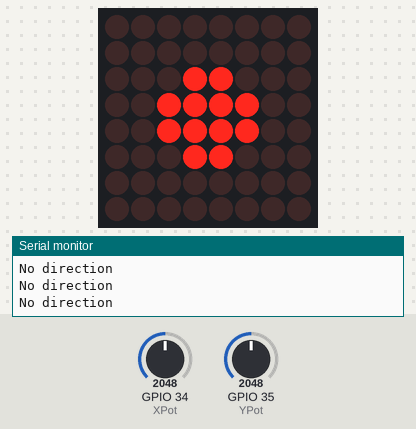
Simulated run of this sketch. Board: ESP32. On the bench: 8×8 LED matrix, the last lines printed to the serial monitor. Inputs (shaded band) come from the test bench; at power-on: GPIO 34 (XPot) = 2048, GPIO 35 (YPot) = 2048.

Above: at 1.2 s.
1.3 s: GPIO 34 (XPot) set to 2926
2.8 s: GPIO 34 (XPot) set to 3060
At 3.6 s:
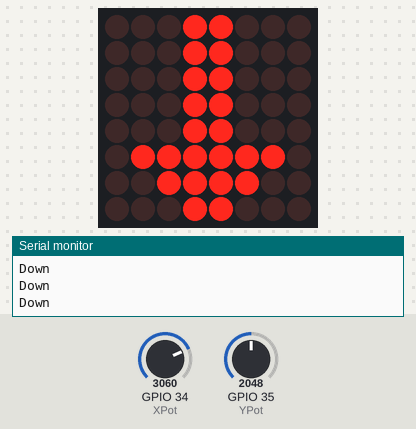
4.3 s: GPIO 35 (YPot) set to 2996
5.8 s: GPIO 35 (YPot) set to 3112
At 7.0 s:
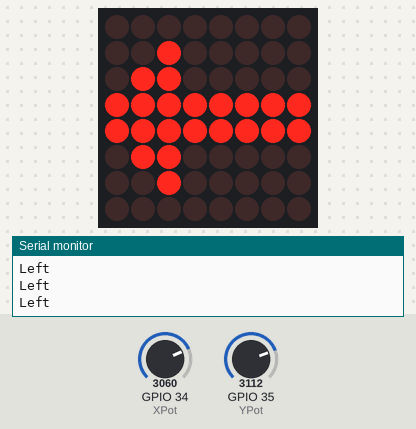
7.3 s: GPIO 34 (XPot) set to 1039
8.8 s: GPIO 34 (XPot) set to 939
At 9.6 s:
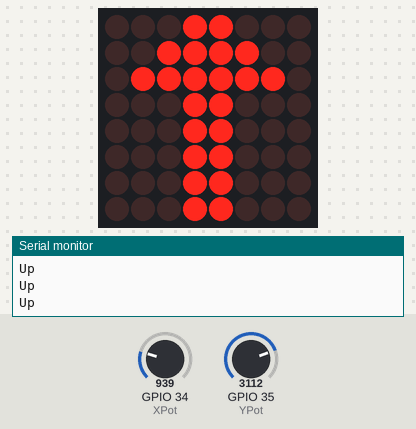
Timing chart, 0 to 11.3 s (numbered marks = the images above; inputs shaded):
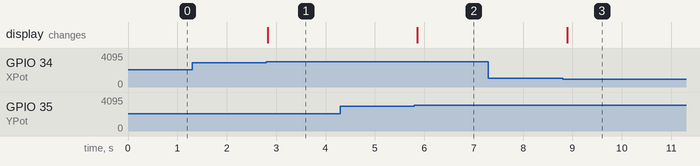

Measured:
- the behaviour switches between 2998 and 2999 on GPIO 34 (XPot) (found by bisection; images 0 and 1)
- the behaviour switches between 3059 and 3060 on GPIO 35 (YPot) (found by bisection; images 1 and 2)
- the behaviour switches between 984 and 983 on GPIO 34 (XPot) (found by bisection; images 2 and 3)
- after the input at 2.8 s, the display: changes at once (image 1)
- after the input at 5.8 s, the display: changes after 0.06 s (image 2)
- after the input at 8.8 s, the display: changes after 0.10 s (image 3)

The sketch:

Task2.ino
```cpp
#include <cmath>
#include <MD_MAX72xx.h>
#include <SPI.h>

#define HARDWARE_TYPE MD_MAX72XX::FC16_HW
#define MAX_DEVICES 1
#define CS_PIN 5

#define XPot 34
#define YPot 35

int circle[12][2] = {
  {3,3},
  {3,4},
  {4,3},
  {4,4},
  {2,3},
  {2,4},
  {5,3},
  {5,4},
  {3,2},
  {4,2},
  {3,5},
  {4,5}
};

int arrowUP[22][2] = {
  {0,3},
  {0,4},
  {1,2},
  {1,3},
  {1,4},
  {1,5},
  {2,6},
  {2,1},
  {2,2},
  {2,3},
  {2,4},
  {2,5},
  {3,3},
  {3,4},
  {4,3},
  {4,4},
  {5,3},
  {5,4},
  {6,3},
  {6,4},
  {7,3},
  {7,4}
};

int arrowRIGHT[22][2] = {
  {3,0},
  {4,0},
  {2,1},
  {3,1},
  {4,1},
  {5,1},
  {1,2},
  {6,2},
  {2,2},
  {3,2},
  {4,2},
  {5,2},
  {3,3},
  {4,3},
  {3,4},
  {4,4},
  {3,5},
  {4,5},
  {3,6},
  {4,6},
  {3,7},
  {4,7}
};

int arrowLEFT[22][2] = {
  {3,7},
  {4,7},
  {2,6},
  {3,6},
  {4,6},
  {5,6},
  {1,5},
  {6,5},
  {2,5},
  {3,5},
  {4,5},
  {5,5},
  {3,4},
  {4,4},
  {3,3},
  {4,3},
  {3,2},
  {4,2},
  {3,1},
  {4,1},
  {3,0},
  {4,0}
};

int arrowDOWN[22][2] = {
  {7,3},
  {7,4},
  {6,2},
  {6,3},
  {6,4},
  {6,5},
  {5,1},
  {5,6},
  {5,2},
  {5,3},
  {5,4},
  {5,5},
  {4,3},
  {4,4},
  {3,3},
  {3,4},
  {2,3},
  {2,4},
  {1,3},
  {1,4},
  {0,3},
  {0,4}
};

MD_MAX72XX mx = MD_MAX72XX(HARDWARE_TYPE, CS_PIN, MAX_DEVICES);

void setup() {
  Serial.begin(115200);
  mx.begin();
  mx.clear();

}

void loop() {
  int xRaw = analogRead(XPot);
  int yRaw = analogRead(YPot);

  float xNorm = pow((xRaw - 2048.0) / 2048.0,3);
  float yNorm = pow((yRaw - 2048.0) / 2048.0,3);

  float deadzone = 0.1;

  if (abs(xNorm) < deadzone && abs(yNorm) < deadzone) {
      Serial.println("No direction");
      render(circle,12);
  }
  else if (abs(xNorm) > abs(yNorm)) {
    if (xNorm > 0){
        Serial.println("Down");
        render(arrowDOWN,22);
    }
    else{
        Serial.println("Up");
        render(arrowUP,22);
    }
  }
  else {
    if (yNorm > 0){
        Serial.println("Left");
        render(arrowLEFT,22);
    }
    else{
        Serial.println("Right");
        render(arrowRIGHT,22);
    }
  }
  delay(100);
}

void render(int arr[][2], int rows){
  mx.clear();
  for (int i = 0; i < rows; i++) {
    mx.setPoint(arr[i][0], arr[i][1], true);
  }
}
```
